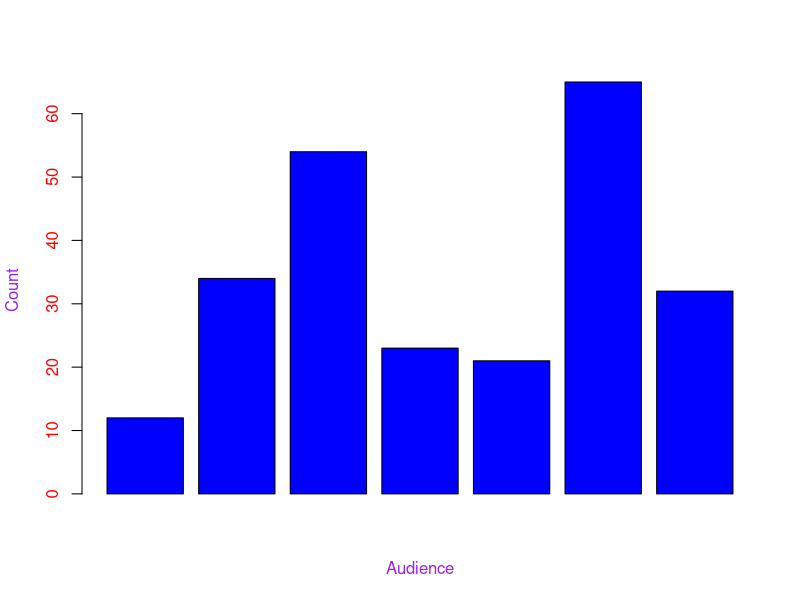
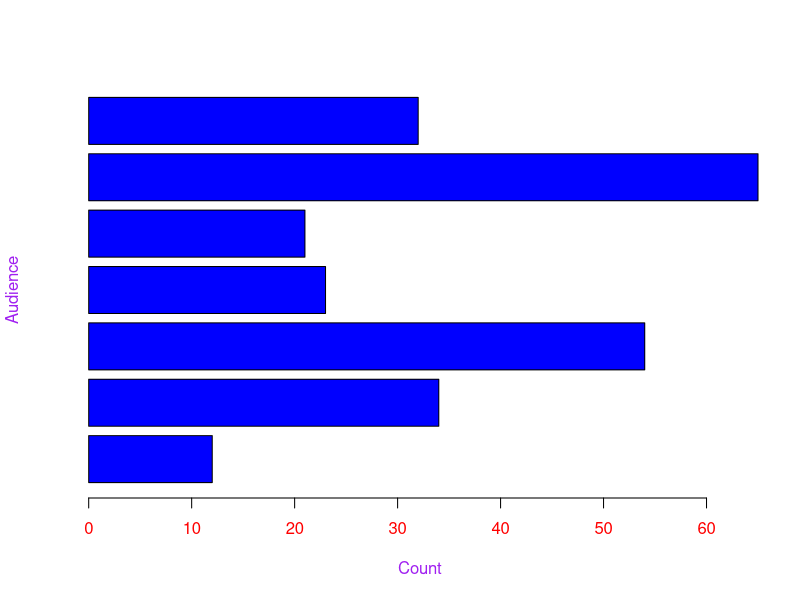
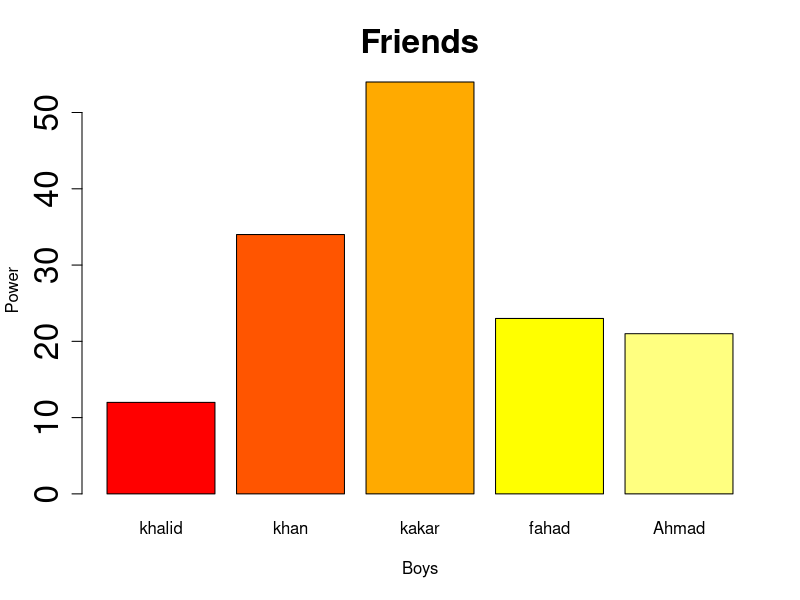
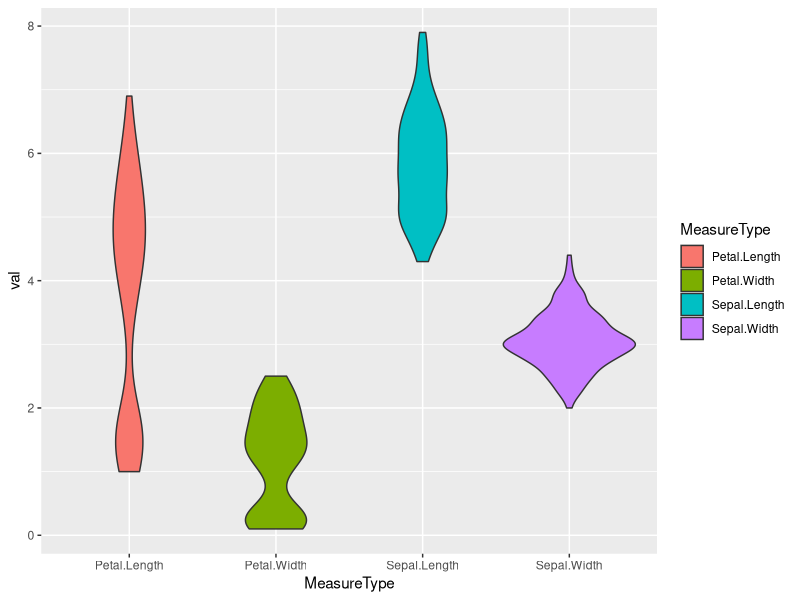

These figures' R source, in order:
x = c(12,34,54,23,21,65,32)

# Bar chart
barplot(x, xlab = 'Audience', ylab = 'Count', 
        col = "blue", col.axis='red', col.lab='purple')


# Horizontal bar chart
barplot(x, xlab = 'Count', ylab = 'Audience', 
        col = "blue", col.axis='red', col.lab='purple',
        horiz = TRUE)


x1 = c(12,34,54,23,21)
x2 = c('khalid', 'khan', 'kakar', 'fahad', 'Ahmad')

# cex.main=1.5, cex.lab=.1, cex.axis= 1 used for different font sizes

barplot(x1,
        names.arg = x2, xlab = 'Boys', ylab = 'Power',
        col = heat.colors(5), main = 'Friends',
        cex.main=2, cex.lab=1, cex.axis= 2)


library(tidyr)
library(ggplot2)
library(dplyr)

data_1 = iris[ , 1:4]
print(data_1)
head(data_1)
 data_1 %>% 
  gather(key='MeasureType',value = 'val' )  %>%
   ggplot(aes(x=MeasureType, y=val, fill=MeasureType)) + geom_violin()


